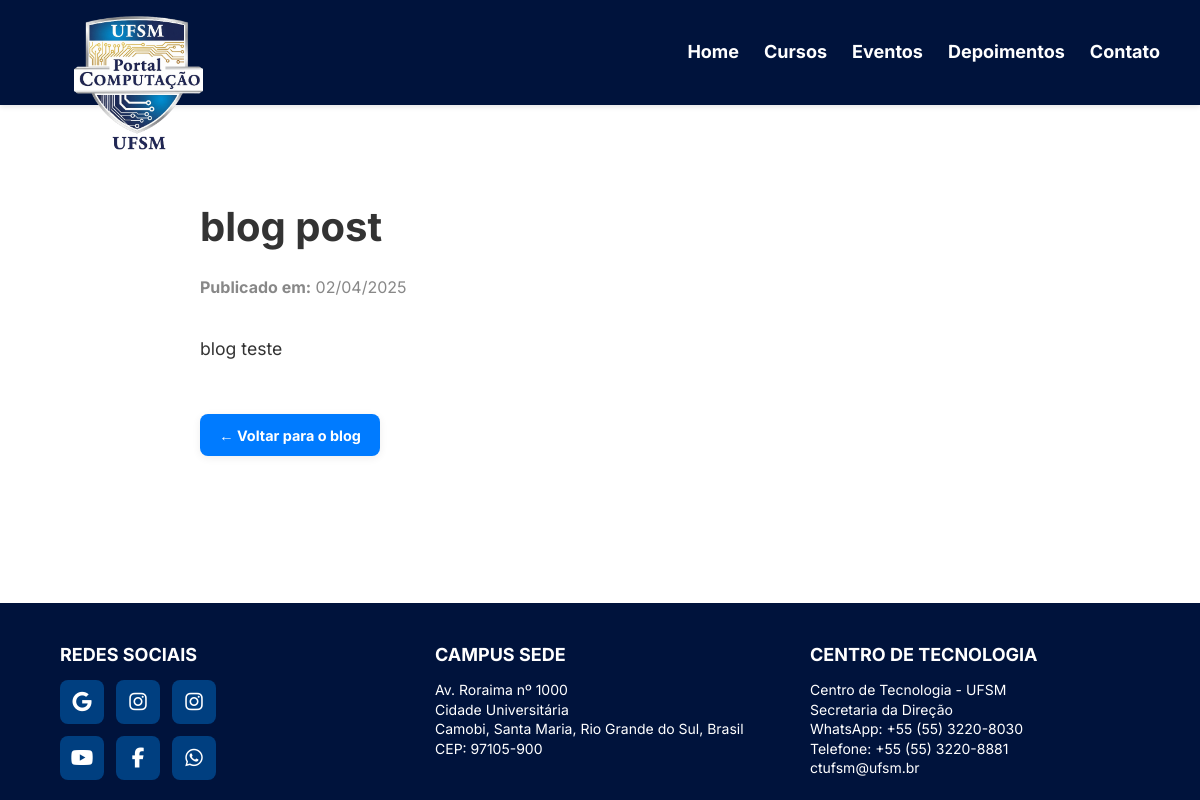
Page /blog/1/ on the committed database.
### site_inf/models.py (models this page shows, shortened)
class PostBlog(models.Model):
    titulo = models.CharField(max_length=200)
    conteudo = models.TextField()
    publicado_em = models.DateTimeField(auto_now_add=True)
    atualizado_em = models.DateTimeField(auto_now=True)

### site_inf/views.py (the view)
# urls.py: path('blog/<int:post_id>/', views.post_detail, name='post_detail'),
def post_detail(request, post_id):
    post = get_object_or_404(PostBlog, id=post_id)
    return render(request, 'site_inf/pages/post_detail.html', {'post': post})

### site_inf/templates/site_inf/pages/post_detail.html (shortened to what this page needs)
{% extends "site_inf/base.html" %}
{% block content %}
<section id="post-detalhe" class="blog-detail" style="padding: 4rem 1rem;">
  <div class="container" style="max-width: 800px; margin: 0 auto;">
    <h2 style="font-size: 2.5rem; margin-bottom: 1rem;">{{ post.titulo }}</h2>
    <p style="color: #888; margin-bottom: 2rem;"><strong>Publicado em:</strong> {{ post.publicado_em|date:"d/m/Y" }}</p>
    <div class="conteudo" style="font-size: 1.1rem; color: #333; line-height: 1.8;">
      {{ post.conteudo|linebreaks }}
    </div>
    <a href="{% url 'site_inf:blog' %}" class="btn" style="display: inline-block; margin-top: 2rem; background-color: #007bff; color: white; padding: 0.6rem 1.2rem; border-radius: 8px; text-decoration: none;">← Voltar para o blog</a>
  </div>
</section>
{% endblock %}

### site_inf/static/site_inf/css/style.css (style rules this page uses)
body { margin: 0; font-family: 'Inter', sans-serif; line-height: 1.6; color: #333; background: #fff; }
* { box-sizing: border-box; }
html { scroll-behavior: smooth; }
html, body { height: 100%; margin: 0; display: flex; flex-direction: column; scroll-behavior: smooth; }
.container { width: 90%; max-width: 1200px; margin: 0 auto; }
.btn { background: #cce6ff; color: #004080; padding: 10px 20px; text-decoration: none; font-weight: 700; border-radius: 5px; transition: background 0.3s, transform 0.3s; }
.btn { background: linear-gradient(90deg, #004080 60%, #0059b3 100%); color: #fff; padding: 10px 22px; border-radius: 8px; text-decoration: none; font-weight: bold; border: none; transition: background 0.3s, transform 0.2s; display: inline-block; box-shadow: 0 2px 8px rgba(0,0,0,0.07); }
.btn { background: #004080; color: #fff; padding: 8px 16px; border-radius: 8px; text-decoration: none; font-weight: bold; font-size: 0.9rem; margin-top: 12px; transition: background 0.3s; }

### rows in the picture
PostBlog: titulo "blog post", publicado_em "02/04/2025", conteudo "blog teste"
